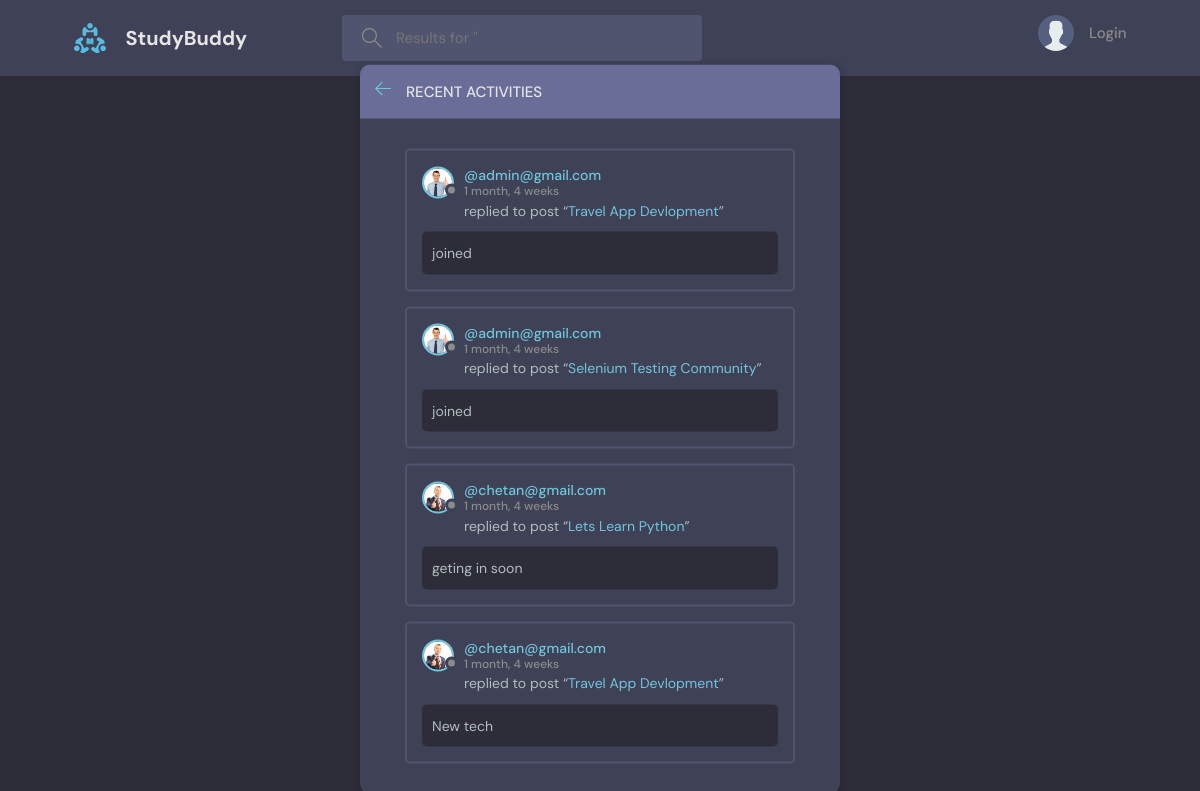
The page /activity/ on the database as committed earlier.
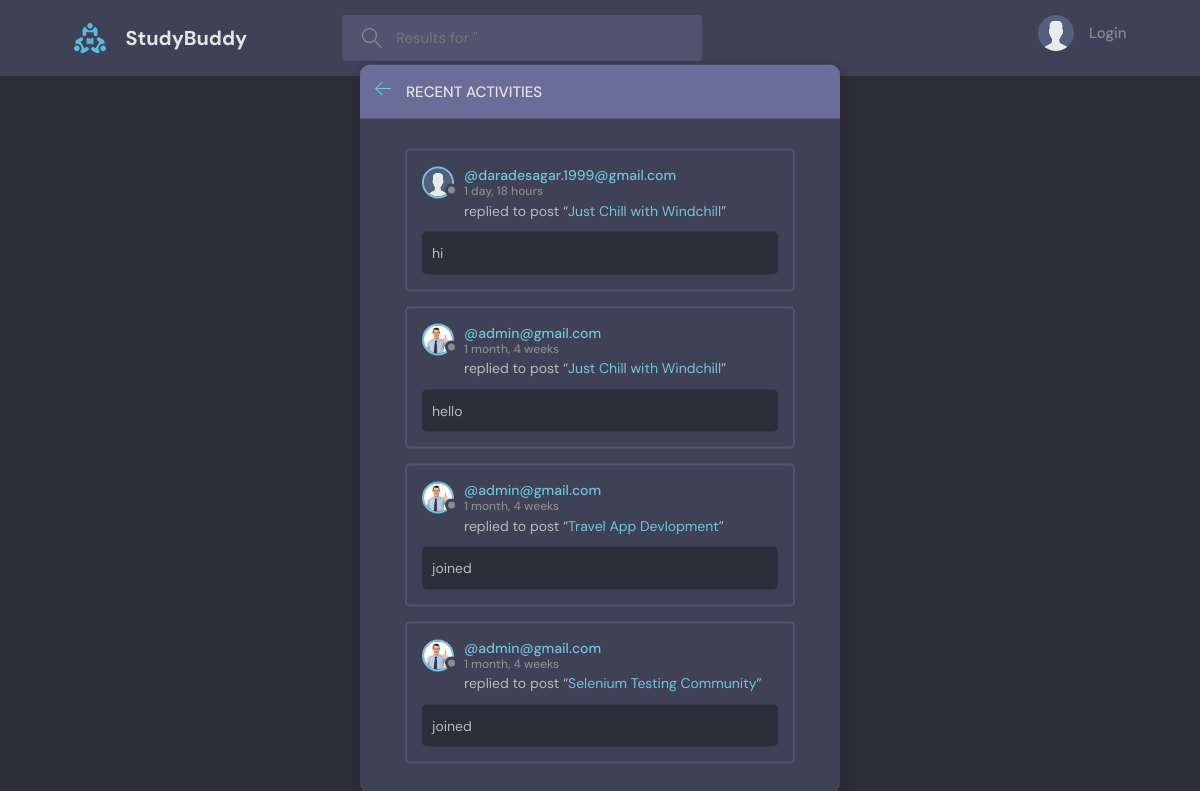
The same page on the database as committed later.
### base/models.py (models this page shows)
class Message(models.Model):
    user = models.ForeignKey(User,on_delete=models.CASCADE)# one user can do many messages ==> one to many RELATIONSHIP
    room = models.ForeignKey(Room,on_delete=models.CASCADE) #Single room contain many message==> single to Many RELATIONSHIP
    body = models.TextField()
    updated = models.DateTimeField(auto_now=True)
    created = models.DateTimeField(auto_now_add=True)
    def __str__(self) -> str:
        return self.body[:50]
    class Meta:
        ordering = ['-created']

class User(AbstractUser):
    name = models.CharField(max_length=200, null= True)
    email = models.EmailField(unique=True,null=True)
    bio = models.TextField(null=True)
    avatar= models.ImageField(null=True, default="avatar.svg")
    USERNAME_FIELD: str='email'
    REQUIRED_FIELDS: list[str] = []

class Room(models.Model):
    host =  models.ForeignKey(User,on_delete=models.SET_NULL, null=True)
    topic = models.ForeignKey(Topic,on_delete=models.SET_NULL, null=True) # Single topic may have many rooms ==> single to Many RELATIONSHIP
    name = models.CharField(max_length=200)
    description = models.TextField(null=True,blank=True)
    participants = models.ManyToManyField(User,related_name='participants',blank=True) # many to many relationship
    updated = models.DateTimeField(auto_now=True)
    created = models.DateTimeField(auto_now_add=True)
    def __str__(self) -> str:
        return self.name
    class Meta:
        ordering = ['-updated','-created']

### base/views.py (the view)
# urls.py: path('activity/', views.activityPage, name='activity'),
def activityPage(request):
    room_messages = Message.objects.all()[:4]
    return render(request,'activity.html',{'room_messages':room_messages})

### base/templates/activity.html (shortened to what this page needs)
{% extends "base.html" %}
{% block content_block %}
    <main class="layout">
      <div class="container">
        <div class="layout__box">
          <div class="layout__boxHeader">
            <div class="layout__boxTitle">
              <a href="{% url 'home' %}">
                <svg version="1.1" xmlns="http://www.w3.org/2000/svg" width="32" height="32" viewBox="0 0 32 32">
                  <title>arrow-left</title>
                  <path
                    d="M13.723 2.286l-13.723 13.714 13.719 13.714 1.616-1.611-10.96-10.96h27.625v-2.286h-27.625l10.965-10.965-1.616-1.607z"
                  ></path>
                </svg>
              </a>
              <h3>Recent Activities</h3>
            </div>
          </div>
          <div class="activities-page layout__body">
            {% for message in room_messages %}
            <div class="activities__box">
              <div class="activities__boxHeader roomListRoom__header">
                <a href="{% url 'user-profile' message.user.id %}" class="roomListRoom__author">
                  <div class="avatar avatar--small">
                    <img src="{{message.user.avatar.url}}" />
                  </div>
                  <p>
                    @{{message.user}}
                    <span>{{message.created | timesince}}</span>
                  </p>
                </a>
              </div>
              <div class="activities__boxContent">
                <p>replied to post “<a href="{% url 'room' message.room.id %}">{{message.room}}</a>”</p>
                <div class="activities__boxRoomContent">
                  {{message}}
                </div>
              </div>
            </div>
            {% endfor %}
          </div>
        </div>
      </div>
    </main>
{% endblock content_block %}

Rows that differ between the two databases and show on the page:
no longer on this page (row unchanged): Message: user.avatar (picture), user "chetan@gmail.com", created "1 month, 4 weeks", room "Lets Learn Python", body "geting in soon"
no longer on this page (row unchanged): Message: user.avatar (picture), user "chetan@gmail.com", created "1 month, 4 weeks", room "Travel App Devlopment", body "New tech"
added Message: user.avatar (placeholder picture), user "daradesagar.1999@gmail.com", created "1 day, 18 hours", room "Just Chill with Windchill", body "hi"
added Message: user.avatar (picture), user "admin@gmail.com", created "1 month, 4 weeks", room "Just Chill with Windchill", body "hello"
